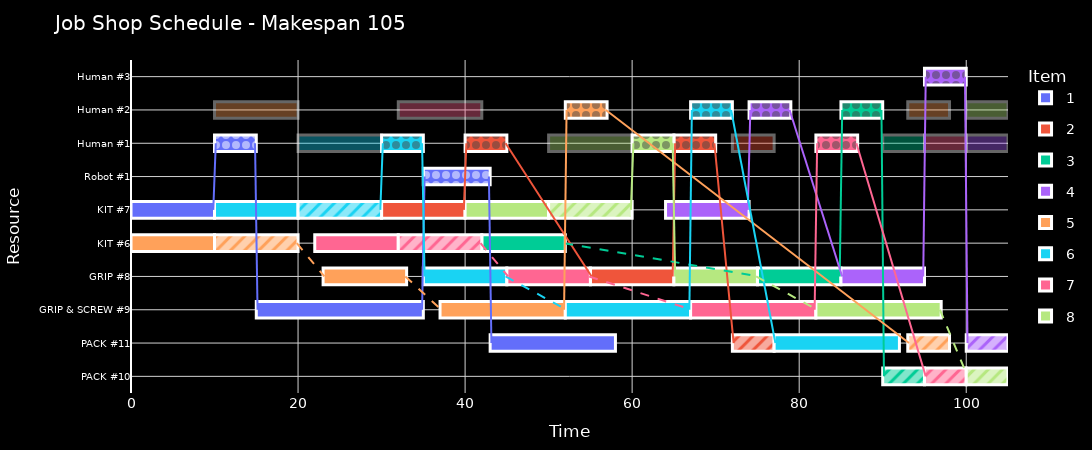

The notebook cell this image was saved under:
### Code cell
problem.make_gantt()

### Figure 1 — Plotly figure (JSON) as saved in the notebook; plotly's stock layout.template omitted (floating-point values rounded to 4 significant figures)
{"data": [{"alignmentgroup": "PACK #11", "base": [43], "hoverinfo": "text", "hovertext": ["Item 1 – P (Packaging)<br>Start: 43 End: 58"], "legendgroup": "1", "marker": {"color": "#636EFA", "line": {"color": "white", "width": 3}, "opacity": [1.0], "pattern": {"shape": [""], "size": 10, "solidity": 0.5}}, "name": "1", "offsetgroup": "PACK #11", "orientation": "h", "showlegend": true, "width": 0.5, "x": [15], "y": ["PACK #11"], "type": "bar"}, {"alignmentgroup": "GRIP & SCREW #9", "base": [15], "hoverinfo": "text", "hovertext": ["Item 1 – B1 (Assembly core)<br>Start: 15 End: 35"], "legendgroup": "1", "marker": {"color": "#636EFA", "line": {"color": "white", "width": 3}, "opacity": [1.0], "pattern": {"shape": [""], "size": 10, "solidity": 0.5}}, "name": "1", "offsetgroup": "GRIP & SCREW #9", "orientation": "h", "showlegend": false, "width": 0.5, "x": [20], "y": ["GRIP & SCREW #9"], "type": "bar"}, {"alignmentgroup": "KIT #7", "base": [0], "hoverinfo": "text", "hovertext": ["Item 1 – K1 (Kitting)<br>Start: 0 End: 10"], "legendgroup": "1", "marker": {"color": "#636EFA", "line": {"color": "white", "width": 3}, "opacity": [1.0], "pattern": {"shape": [""], "size": 10, "solidity": 0.5}}, "name": "1", "offsetgroup": "KIT #7", "orientation": "h", "showlegend": false, "width": 0.5, "x": [10], "y": ["KIT #7"], "type": "bar"}, {"alignmentgroup": "Robot #1", "base": [35], "hoverinfo": "text", "hovertext": ["Item 1 – Transport BP<br>Start: 35 End: 43"], "legendgroup": "1", "marker": {"color": "#636EFA", "line": {"color": "white", "width": 3}, "opacity": [1.0], "pattern": {"shape": ["."], "size": 10, "solidity": 0.5}}, "name": "1", "offsetgroup": "Robot #1", "orientation": "h", "showlegend": false, "width": 0.5, "x": [8], "y": ["Robot #1"], "type": "bar"}, {"alignmentgroup": "Human #1", "base": [10], "hoverinfo": "text", "hovertext": ["Item 1 – Transport KB<br>Start: 10 End: 15"], "legendgroup": "1", "marker": {"color": "#636EFA", "line": {"color": "white", "width": 3}, "opacity": [1.0], "pattern": {"shape": ["."], "size": 10, "solidity": 0.5}}, "name": "1", "offsetgroup": "Human #1", "orientation": "h", "showlegend": false, "width": 0.5, "x": [5], "y": ["Human #1"], "type": "bar"}, {"alignmentgroup": "PACK #11", "base": [72], "hoverinfo": "text", "hovertext": ["Item 2 – P (Packaging) (machine occupied)<br>Start: 72 End: 77"], "legendgroup": "2", "marker": {"color": "#EF553B", "line": {"color": "white", "width": 3}, "pattern": {"fgcolor": "white", "shape": ["/"], "size": 10, "solidity": 0.7}}, "name": "2", "offsetgroup": "PACK #11", "orientation": "h", "showlegend": false, "width": 0.5, "x": [5], "y": ["PACK #11"], "type": "bar"}, {"alignmentgroup": "GRIP #8", "base": [55], "hoverinfo": "text", "hovertext": ["Item 2 – B1 (Assembly core)<br>Start: 55 End: 65"], "legendgroup": "2", "marker": {"color": "#EF553B", "line": {"color": "white", "width": 3}, "opacity": [1.0], "pattern": {"shape": [""], "size": 10, "solidity": 0.5}}, "name": "2", "offsetgroup": "GRIP #8", "orientation": "h", "showlegend": true, "width": 0.5, "x": [10], "y": ["GRIP #8"], "type": "bar"}, {"alignmentgroup": "KIT #7", "base": [30], "hoverinfo": "text", "hovertext": ["Item 2 – K1 (Kitting)<br>Start: 30 End: 40"], "legendgroup": "2", "marker": {"color": "#EF553B", "line": {"color": "white", "width": 3}, "opacity": [1.0], "pattern": {"shape": [""], "size": 10, "solidity": 0.5}}, "name": "2", "offsetgroup": "KIT #7", "orientation": "h", "showlegend": false, "width": 0.5, "x": [10], "y": ["KIT #7"], "type": "bar"}, {"alignmentgroup": "Human #1", "base": [72, 65, 40], "hoverinfo": "text", "hovertext": ["Item 2 – P (Packaging)<br>Start: 72 End: 77", "Item 2 – Transport BP<br>Start: 65 End: 70", "Item 2 – Transport KB<br>Start: 40 End: 45"], "legendgroup": "2", "marker": {"color": "#EF553B", "line": {"color": "white", "width": 3}, "opacity": [0.4, 1.0, 1.0], "pattern": {"shape": ["", ".", "."], "size": 10, "solidity": 0.5}}, "name": "2", "offsetgroup": "Human #1", "orientation": "h", "showlegend": false, "width": 0.5, "x": [5, 5, 5], "y": ["Human #1", "Human #1", "Human #1"], "type": "bar"}, {"alignmentgroup": "PACK #10", "base": [90], "hoverinfo": "text", "hovertext": ["Item 3 – P (Packaging) (machine occupied)<br>Start: 90 End: 95"], "legendgroup": "3", "marker": {"color": "#00CC96", "line": {"color": "white", "width": 3}, "pattern": {"fgcolor": "white", "shape": ["/"], "size": 10, "solidity": 0.7}}, "name": "3", "offsetgroup": "PACK #10", "orientation": "h", "showlegend": false, "width": 0.5, "x": [5], "y": ["PACK #10"], "type": "bar"}, {"alignmentgroup": "GRIP #8", "base": [75], "hoverinfo": "text", "hovertext": ["Item 3 – B1 (Assembly core)<br>Start: 75 End: 85"], "legendgroup": "3", "marker": {"color": "#00CC96", "line": {"color": "white", "width": 3}, "opacity": [1.0], "pattern": {"shape": [""], "size": 10, "solidity": 0.5}}, "name": "3", "offsetgroup": "GRIP #8", "orientation": "h", "showlegend": true, "width": 0.5, "x": [10], "y": ["GRIP #8"], "type": "bar"}, {"alignmentgroup": "KIT #6", "base": [42], "hoverinfo": "text", "hovertext": ["Item 3 – K1 (Kitting)<br>Start: 42 End: 52"], "legendgroup": "3", "marker": {"color": "#00CC96", "line": {"color": "white", "width": 3}, "opacity": [1.0], "pattern": {"shape": [""], "size": 10, "solidity": 0.5}}, "name": "3", "offsetgroup": "KIT #6", "orientation": "h", "showlegend": false, "width": 0.5, "x": [10], "y": ["KIT #6"], "type": "bar"}, {"alignmentgroup": "Human #1", "base": [90], "hoverinfo": "text", "hovertext": ["Item 3 – P (Packaging)<br>Start: 90 End: 95"], "legendgroup": "3", "marker": {"color": "#00CC96", "line": {"color": "white", "width": 3}, "opacity": [0.4], "pattern": {"shape": [""], "size": 10, "solidity": 0.5}}, "name": "3", "offsetgroup": "Human #1", "orientation": "h", "showlegend": false, "width": 0.5, "x": [5], "y": ["Human #1"], "type": "bar"}, {"alignmentgroup": "Human #2", "base": [85], "hoverinfo": "text", "hovertext": ["Item 3 – Transport BP<br>Start: 85 End: 90"], "legendgroup": "3", "marker": {"color": "#00CC96", "line": {"color": "white", "width": 3}, "opacity": [1.0], "pattern": {"shape": ["."], "size": 10, "solidity": 0.5}}, "name": "3", "offsetgroup": "Human #2", "orientation": "h", "showlegend": false, "width": 0.5, "x": [5], "y": ["Human #2"], "type": "bar"}, {"alignmentgroup": "PACK #11", "base": [100], "hoverinfo": "text", "hovertext": ["Item 4 – P (Packaging) (machine occupied)<br>Start: 100 End: 105"], "legendgroup": "4", "marker": {"color": "#AB63FA", "line": {"color": "white", "width": 3}, "pattern": {"fgcolor": "white", "shape": ["/"], "size": 10, "solidity": 0.7}}, "name": "4", "offsetgroup": "PACK #11", "orientation": "h", "showlegend": false, "width": 0.5, "x": [5], "y": ["PACK #11"], "type": "bar"}, {"alignmentgroup": "GRIP #8", "base": [85], "hoverinfo": "text", "hovertext": ["Item 4 – B1 (Assembly core)<br>Start: 85 End: 95"], "legendgroup": "4", "marker": {"color": "#AB63FA", "line": {"color": "white", "width": 3}, "opacity": [1.0], "pattern": {"shape": [""], "size": 10, "solidity": 0.5}}, "name": "4", "offsetgroup": "GRIP #8", "orientation": "h", "showlegend": true, "width": 0.5, "x": [10], "y": ["GRIP #8"], "type": "bar"}, {"alignmentgroup": "KIT #7", "base": [64], "hoverinfo": "text", "hovertext": ["Item 4 – K1 (Kitting)<br>Start: 64 End: 74"], "legendgroup": "4", "marker": {"color": "#AB63FA", "line": {"color": "white", "width": 3}, "opacity": [1.0], "pattern": {"shape": [""], "size": 10, "solidity": 0.5}}, "name": "4", "offsetgroup": "KIT #7", "orientation": "h", "showlegend": false, "width": 0.5, "x": [10], "y": ["KIT #7"], "type": "bar"}, {"alignmentgroup": "Human #1", "base": [100], "hoverinfo": "text", "hovertext": ["Item 4 – P (Packaging)<br>Start: 100 End: 105"], "legendgroup": "4", "marker": {"color": "#AB63FA", "line": {"color": "white", "width": 3}, "opacity": [0.4], "pattern": {"shape": [""], "size": 10, "solidity": 0.5}}, "name": "4", "offsetgroup": "Human #1", "orientation": "h", "showlegend": false, "width": 0.5, "x": [5], "y": ["Human #1"], "type": "bar"}, {"alignmentgroup": "Human #2", "base": [74], "hoverinfo": "text", "hovertext": ["Item 4 – Transport KB<br>Start: 74 End: 79"], "legendgroup": "4", "marker": {"color": "#AB63FA", "line": {"color": "white", "width": 3}, "opacity": [1.0], "pattern": {"shape": ["."], "size": 10, "solidity": 0.5}}, "name": "4", "offsetgroup": "Human #2", "orientation": "h", "showlegend": false, "width": 0.5, "x": [5], "y": ["Human #2"], "type": "bar"}, {"alignmentgroup": "Human #3", "base": [95], "hoverinfo": "text", "hovertext": ["Item 4 – Transport BP<br>Start: 95 End: 100"], "legendgroup": "4", "marker": {"color": "#AB63FA", "line": {"color": "white", "width": 3}, "opacity": [1.0], "pattern": {"shape": ["."], "size": 10, "solidity": 0.5}}, "name": "4", "offsetgroup": "Human #3", "orientation": "h", "showlegend": false, "width": 0.5, "x": [5], "y": ["Human #3"], "type": "bar"}, {"alignmentgroup": "PACK #11", "base": [93], "hoverinfo": "text", "hovertext": ["Item 5 – P (Packaging) (machine occupied)<br>Start: 93 End: 98"], "legendgroup": "5", "marker": {"color": "#FFA15A", "line": {"color": "white", "width": 3}, "pattern": {"fgcolor": "white", "shape": ["/"], "size": 10, "solidity": 0.7}}, "name": "5", "offsetgroup": "PACK #11", "orientation": "h", "showlegend": false, "width": 0.5, "x": [5], "y": ["PACK #11"], "type": "bar"}, {"alignmentgroup": "GRIP & SCREW #9", "base": [37], "hoverinfo": "text", "hovertext": ["Item 5 – B2 (Screw insertion)<br>Start: 37 End: 52"], "legendgroup": "5", "marker": {"color": "#FFA15A", "line": {"color": "white", "width": 3}, "opacity": [1.0], "pattern": {"shape": [""], "size": 10, "solidity": 0.5}}, "name": "5", "offsetgroup": "GRIP & SCREW #9", "orientation": "h", "showlegend": true, "width": 0.5, "x": [15], "y": ["GRIP & SCREW #9"], "type": "bar"}, {"alignmentgroup": "GRIP #8", "base": [23], "hoverinfo": "text", "hovertext": ["Item 5 – B1 (Assembly core)<br>Start: 23 End: 33"], "legendgroup": "5", "marker": {"color": "#FFA15A", "line": {"color": "white", "width": 3}, "opacity": [1.0], "pattern": {"shape": [""], "size": 10, "solidity": 0.5}}, "name": "5", "offsetgroup": "GRIP #8", "orientation": "h", "showlegend": false, "width": 0.5, "x": [10], "y": ["GRIP #8"], "type": "bar"}, {"alignmentgroup": "KIT #6", "base": [0], "hoverinfo": "text", "hovertext": ["Item 5 – K1 (Kitting)<br>Start: 0 End: 10"], "legendgroup": "5", "marker": {"color": "#FFA15A", "line": {"color": "white", "width": 3}, "opacity": [1.0], "pattern": {"shape": [""], "size": 10, "solidity": 0.5}}, "name": "5", "offsetgroup": "KIT #6", "orientation": "h", "showlegend": false, "width": 0.5, "x": [10], "y": ["KIT #6"], "type": "bar"}, {"alignmentgroup": "KIT #6", "base": [10], "hoverinfo": "text", "hovertext": ["Item 5 – K2 (Screw prep) (machine occupied)<br>Start: 10 End: 20"], "legendgroup": "5", "marker": {"color": "#FFA15A", "line": {"color": "white", "width": 3}, "pattern": {"fgcolor": "white", "shape": ["/"], "size": 10, "solidity": 0.7}}, "name": "5", "offsetgroup": "KIT #6", "orientation": "h", "showlegend": false, "width": 0.5, "x": [10], "y": ["KIT #6"], "type": "bar"}, {"alignmentgroup": "Human #2", "base": [10, 93, 52], "hoverinfo": "text", "hovertext": ["Item 5 – K2 (Screw prep)<br>Start: 10 End: 20", "Item 5 – P (Packaging)<br>Start: 93 End: 98", "Item 5 – Transport BP<br>Start: 52 End: 57"], "legendgroup": "5", "marker": {"color": "#FFA15A", "line": {"color": "white", "width": 3}, "opacity": [0.4, 0.4, 1.0], "pattern": {"shape": ["", "", "."], "size": 10, "solidity": 0.5}}, "name": "5", "offsetgroup": "Human #2", "orientation": "h", "showlegend": false, "width": 0.5, "x": [10, 5, 5], "y": ["Human #2", "Human #2", "Human #2"], "type": "bar"}, {"alignmentgroup": "PACK #11", "base": [77], "hoverinfo": "text", "hovertext": ["Item 6 – P (Packaging)<br>Start: 77 End: 92"], "legendgroup": "6", "marker": {"color": "#19D3F3", "line": {"color": "white", "width": 3}, "opacity": [1.0], "pattern": {"shape": [""], "size": 10, "solidity": 0.5}}, "name": "6", "offsetgroup": "PACK #11", "orientation": "h", "showlegend": true, "width": 0.5, "x": [15], "y": ["PACK #11"], "type": "bar"}, {"alignmentgroup": "GRIP & SCREW #9", "base": [52], "hoverinfo": "text", "hovertext": ["Item 6 – B2 (Screw insertion)<br>Start: 52 End: 67"], "legendgroup": "6", "marker": {"color": "#19D3F3", "line": {"color": "white", "width": 3}, "opacity": [1.0], "pattern": {"shape": [""], "size": 10, "solidity": 0.5}}, "name": "6", "offsetgroup": "GRIP & SCREW #9", "orientation": "h", "showlegend": false, "width": 0.5, "x": [15], "y": ["GRIP & SCREW #9"], "type": "bar"}, {"alignmentgroup": "GRIP #8", "base": [35], "hoverinfo": "text", "hovertext": ["Item 6 – B1 (Assembly core)<br>Start: 35 End: 45"], "legendgroup": "6", "marker": {"color": "#19D3F3", "line": {"color": "white", "width": 3}, "opacity": [1.0], "pattern": {"shape": [""], "size": 10, "solidity": 0.5}}, "name": "6", "offsetgroup": "GRIP #8", "orientation": "h", "showlegend": false, "width": 0.5, "x": [10], "y": ["GRIP #8"], "type": "bar"}, {"alignmentgroup": "KIT #7", "base": [10], "hoverinfo": "text", "hovertext": ["Item 6 – K1 (Kitting)<br>Start: 10 End: 20"], "legendgroup": "6", "marker": {"color": "#19D3F3", "line": {"color": "white", "width": 3}, "opacity": [1.0], "pattern": {"shape": [""], "size": 10, "solidity": 0.5}}, "name": "6", "offsetgroup": "KIT #7", "orientation": "h", "showlegend": false, "width": 0.5, "x": [10], "y": ["KIT #7"], "type": "bar"}, {"alignmentgroup": "KIT #7", "base": [20], "hoverinfo": "text", "hovertext": ["Item 6 – K2 (Screw prep) (machine occupied)<br>Start: 20 End: 30"], "legendgroup": "6", "marker": {"color": "#19D3F3", "line": {"color": "white", "width": 3}, "pattern": {"fgcolor": "white", "shape": ["/"], "size": 10, "solidity": 0.7}}, "name": "6", "offsetgroup": "KIT #7", "orientation": "h", "showlegend": false, "width": 0.5, "x": [10], "y": ["KIT #7"], "type": "bar"}, {"alignmentgroup": "Human #1", "base": [20, 30], "hoverinfo": "text", "hovertext": ["Item 6 – K2 (Screw prep)<br>Start: 20 End: 30", "Item 6 – Transport KB<br>Start: 30 End: 35"], "legendgroup": "6", "marker": {"color": "#19D3F3", "line": {"color": "white", "width": 3}, "opacity": [0.4, 1.0], "pattern": {"shape": ["", "."], "size": 10, "solidity": 0.5}}, "name": "6", "offsetgroup": "Human #1", "orientation": "h", "showlegend": false, "width": 0.5, "x": [10, 5], "y": ["Human #1", "Human #1"], "type": "bar"}, {"alignmentgroup": "Human #2", "base": [67], "hoverinfo": "text", "hovertext": ["Item 6 – Transport BP<br>Start: 67 End: 72"], "legendgroup": "6", "marker": {"color": "#19D3F3", "line": {"color": "white", "width": 3}, "opacity": [1.0], "pattern": {"shape": ["."], "size": 10, "solidity": 0.5}}, "name": "6", "offsetgroup": "Human #2", "orientation": "h", "showlegend": false, "width": 0.5, "x": [5], "y": ["Human #2"], "type": "bar"}, {"alignmentgroup": "PACK #10", "base": [95], "hoverinfo": "text", "hovertext": ["Item 7 – P (Packaging) (machine occupied)<br>Start: 95 End: 100"], "legendgroup": "7", "marker": {"color": "#FF6692", "line": {"color": "white", "width": 3}, "pattern": {"fgcolor": "white", "shape": ["/"], "size": 10, "solidity": 0.7}}, "name": "7", "offsetgroup": "PACK #10", "orientation": "h", "showlegend": false, "width": 0.5, "x": [5], "y": ["PACK #10"], "type": "bar"}, {"alignmentgroup": "GRIP & SCREW #9", "base": [67], "hoverinfo": "text", "hovertext": ["Item 7 – B2 (Screw insertion)<br>Start: 67 End: 82"], "legendgroup": "7", "marker": {"color": "#FF6692", "line": {"color": "white", "width": 3}, "opacity": [1.0], "pattern": {"shape": [""], "size": 10, "solidity": 0.5}}, "name": "7", "offsetgroup": "GRIP & SCREW #9", "orientation": "h", "showlegend": true, "width": 0.5, "x": [15], "y": ["GRIP & SCREW #9"], "type": "bar"}, {"alignmentgroup": "GRIP #8", "base": [45], "hoverinfo": "text", "hovertext": ["Item 7 – B1 (Assembly core)<br>Start: 45 End: 55"], "legendgroup": "7", "marker": {"color": "#FF6692", "line": {"color": "white", "width": 3}, "opacity": [1.0], "pattern": {"shape": [""], "size": 10, "solidity": 0.5}}, "name": "7", "offsetgroup": "GRIP #8", "orientation": "h", "showlegend": false, "width": 0.5, "x": [10], "y": ["GRIP #8"], "type": "bar"}, {"alignmentgroup": "KIT #6", "base": [22], "hoverinfo": "text", "hovertext": ["Item 7 – K1 (Kitting)<br>Start: 22 End: 32"], "legendgroup": "7", "marker": {"color": "#FF6692", "line": {"color": "white", "width": 3}, "opacity": [1.0], "pattern": {"shape": [""], "size": 10, "solidity": 0.5}}, "name": "7", "offsetgroup": "KIT #6", "orientation": "h", "showlegend": false, "width": 0.5, "x": [10], "y": ["KIT #6"], "type": "bar"}, {"alignmentgroup": "KIT #6", "base": [32], "hoverinfo": "text", "hovertext": ["Item 7 – K2 (Screw prep) (machine occupied)<br>Start: 32 End: 42"], "legendgroup": "7", "marker": {"color": "#FF6692", "line": {"color": "white", "width": 3}, "pattern": {"fgcolor": "white", "shape": ["/"], "size": 10, "solidity": 0.7}}, "name": "7", "offsetgroup": "KIT #6", "orientation": "h", "showlegend": false, "width": 0.5, "x": [10], "y": ["KIT #6"], "type": "bar"}, {"alignmentgroup": "Human #1", "base": [95, 82], "hoverinfo": "text", "hovertext": ["Item 7 – P (Packaging)<br>Start: 95 End: 100", "Item 7 – Transport BP<br>Start: 82 End: 87"], "legendgroup": "7", "marker": {"color": "#FF6692", "line": {"color": "white", "width": 3}, "opacity": [0.4, 1.0], "pattern": {"shape": ["", "."], "size": 10, "solidity": 0.5}}, "name": "7", "offsetgroup": "Human #1", "orientation": "h", "showlegend": false, "width": 0.5, "x": [5, 5], "y": ["Human #1", "Human #1"], "type": "bar"}, {"alignmentgroup": "Human #2", "base": [32], "hoverinfo": "text", "hovertext": ["Item 7 – K2 (Screw prep)<br>Start: 32 End: 42"], "legendgroup": "7", "marker": {"color": "#FF6692", "line": {"color": "white", "width": 3}, "opacity": [0.4], "pattern": {"shape": [""], "size": 10, "solidity": 0.5}}, "name": "7", "offsetgroup": "Human #2", "orientation": "h", "showlegend": false, "width": 0.5, "x": [10], "y": ["Human #2"], "type": "bar"}, {"alignmentgroup": "PACK #10", "base": [100], "hoverinfo": "text", "hovertext": ["Item 8 – P (Packaging) (machine occupied)<br>Start: 100 End: 105"], "legendgroup": "8", "marker": {"color": "#B6E880", "line": {"color": "white", "width": 3}, "pattern": {"fgcolor": "white", "shape": ["/"], "size": 10, "solidity": 0.7}}, "name": "8", "offsetgroup": "PACK #10", "orientation": "h", "showlegend": false, "width": 0.5, "x": [5], "y": ["PACK #10"], "type": "bar"}, {"alignmentgroup": "GRIP & SCREW #9", "base": [82], "hoverinfo": "text", "hovertext": ["Item 8 – B2 (Screw insertion)<br>Start: 82 End: 97"], "legendgroup": "8", "marker": {"color": "#B6E880", "line": {"color": "white", "width": 3}, "opacity": [1.0], "pattern": {"shape": [""], "size": 10, "solidity": 0.5}}, "name": "8", "offsetgroup": "GRIP & SCREW #9", "orientation": "h", "showlegend": true, "width": 0.5, "x": [15], "y": ["GRIP & SCREW #9"], "type": "bar"}, {"alignmentgroup": "GRIP #8", "base": [65], "hoverinfo": "text", "hovertext": ["Item 8 – B1 (Assembly core)<br>Start: 65 End: 75"], "legendgroup": "8", "marker": {"color": "#B6E880", "line": {"color": "white", "width": 3}, "opacity": [1.0], "pattern": {"shape": [""], "size": 10, "solidity": 0.5}}, "name": "8", "offsetgroup": "GRIP #8", "orientation": "h", "showlegend": false, "width": 0.5, "x": [10], "y": ["GRIP #8"], "type": "bar"}, {"alignmentgroup": "KIT #7", "base": [40], "hoverinfo": "text", "hovertext": ["Item 8 – K1 (Kitting)<br>Start: 40 End: 50"], "legendgroup": "8", "marker": {"color": "#B6E880", "line": {"color": "white", "width": 3}, "opacity": [1.0], "pattern": {"shape": [""], "size": 10, "solidity": 0.5}}, "name": "8", "offsetgroup": "KIT #7", "orientation": "h", "showlegend": false, "width": 0.5, "x": [10], "y": ["KIT #7"], "type": "bar"}, {"alignmentgroup": "KIT #7", "base": [50], "hoverinfo": "text", "hovertext": ["Item 8 – K2 (Screw prep) (machine occupied)<br>Start: 50 End: 60"], "legendgroup": "8", "marker": {"color": "#B6E880", "line": {"color": "white", "width": 3}, "pattern": {"fgcolor": "white", "shape": ["/"], "size": 10, "solidity": 0.7}}, "name": "8", "offsetgroup": "KIT #7", "orientation": "h", "showlegend": false, "width": 0.5, "x": [10], "y": ["KIT #7"], "type": "bar"}, {"alignmentgroup": "Human #1", "base": [50, 60], "hoverinfo": "text", "hovertext": ["Item 8 – K2 (Screw prep)<br>Start: 50 End: 60", "Item 8 – Transport KB<br>Start: 60 End: 65"], "legendgroup": "8", "marker": {"color": "#B6E880", "line": {"color": "white", "width": 3}, "opacity": [0.4, 1.0], "pattern": {"shape": ["", "."], "size": 10, "solidity": 0.5}}, "name": "8", "offsetgroup": "Human #1", "orientation": "h", "showlegend": false, "width": 0.5, "x": [10, 5], "y": ["Human #1", "Human #1"], "type": "bar"}, {"alignmentgroup": "Human #2", "base": [100], "hoverinfo": "text", "hovertext": ["Item 8 – P (Packaging)<br>Start: 100 End: 105"], "legendgroup": "8", "marker": {"color": "#B6E880", "line": {"color": "white", "width": 3}, "opacity": [0.4], "pattern": {"shape": [""], "size": 10, "solidity": 0.5}}, "name": "8", "offsetgroup": "Human #2", "orientation": "h", "showlegend": false, "width": 0.5, "x": [5], "y": ["Human #2"], "type": "bar"}, {"hoverinfo": "skip", "legendgroup": "1", "line": {"color": "#636EFA", "width": 2}, "mode": "lines", "name": "1 flow", "showlegend": false, "x": [9.85, 10.15, null], "y": ["KIT #7", "Human #1", null], "type": "scatter"}, {"hoverinfo": "skip", "legendgroup": "1", "line": {"color": "#636EFA", "width": 2}, "mode": "lines", "name": "1 flow", "showlegend": false, "x": [14.85, 15.15, null], "y": ["Human #1", "GRIP & SCREW #9", null], "type": "scatter"}, {"hoverinfo": "skip", "legendgroup": "1", "line": {"color": "#636EFA", "width": 2}, "mode": "lines", "name": "1 flow", "showlegend": false, "x": [34.85, 35.15, null], "y": ["GRIP & SCREW #9", "Robot #1", null], "type": "scatter"}, {"hoverinfo": "skip", "legendgroup": "1", "line": {"color": "#636EFA", "width": 2}, "mode": "lines", "name": "1 flow", "showlegend": false, "x": [42.85, 43.15, null], "y": ["Robot #1", "PACK #11", null], "type": "scatter"}, {"hoverinfo": "skip", "legendgroup": "2", "line": {"color": "#EF553B", "width": 2}, "mode": "lines", "name": "2 flow", "showlegend": false, "x": [39.85, 40.15, null], "y": ["KIT #7", "Human #1", null], "type": "scatter"}, {"hoverinfo": "skip", "legendgroup": "2", "line": {"color": "#EF553B", "width": 2}, "mode": "lines", "name": "2 flow", "showlegend": false, "x": [44.85, 55.15, null], "y": ["Human #1", "GRIP #8", null], "type": "scatter"}, {"hoverinfo": "skip", "legendgroup": "2", "line": {"color": "#EF553B", "width": 2}, "mode": "lines", "name": "2 flow", "showlegend": false, "x": [64.85, 65.15, null], "y": ["GRIP #8", "Human #1", null], "type": "scatter"}, {"hoverinfo": "skip", "legendgroup": "2", "line": {"color": "#EF553B", "width": 2}, "mode": "lines", "name": "2 flow", "showlegend": false, "x": [69.85, 72.15, null], "y": ["Human #1", "PACK #11", null], "type": "scatter"}, {"hoverinfo": "skip", "legendgroup": "3", "line": {"color": "#00CC96", "dash": "dash", "width": 2}, "mode": "lines", "name": "3 flow", "showlegend": false, "x": [51.85, 75.15], "y": ["KIT #6", "GRIP #8"], "type": "scatter"}, {"hoverinfo": "skip", "legendgroup": "3", "line": {"color": "#00CC96", "width": 2}, "mode": "lines", "name": "3 flow", "showlegend": false, "x": [84.85, 85.15, null], "y": ["GRIP #8", "Human #2", null], "type": "scatter"}, {"hoverinfo": "skip", "legendgroup": "3", "line": {"color": "#00CC96", "width": 2}, "mode": "lines", "name": "3 flow", "showlegend": false, "x": [89.85, 90.15, null], "y": ["Human #2", "PACK #10", null], "type": "scatter"}, {"hoverinfo": "skip", "legendgroup": "4", "line": {"color": "#AB63FA", "width": 2}, "mode": "lines", "name": "4 flow", "showlegend": false, "x": [73.85, 74.15, null], "y": ["KIT #7", "Human #2", null], "type": "scatter"}, {"hoverinfo": "skip", "legendgroup": "4", "line": {"color": "#AB63FA", "width": 2}, "mode": "lines", "name": "4 flow", "showlegend": false, "x": [78.85, 85.15, null], "y": ["Human #2", "GRIP #8", null], "type": "scatter"}, {"hoverinfo": "skip", "legendgroup": "4", "line": {"color": "#AB63FA", "width": 2}, "mode": "lines", "name": "4 flow", "showlegend": false, "x": [94.85, 95.15, null], "y": ["GRIP #8", "Human #3", null], "type": "scatter"}, {"hoverinfo": "skip", "legendgroup": "4", "line": {"color": "#AB63FA", "width": 2}, "mode": "lines", "name": "4 flow", "showlegend": false, "x": [99.85, 100.2, null], "y": ["Human #3", "PACK #11", null], "type": "scatter"}, {"hoverinfo": "skip", "legendgroup": "5", "line": {"color": "#FFA15A", "dash": "dash", "width": 2}, "mode": "lines", "name": "5 flow", "showlegend": false, "x": [19.85, 23.15], "y": ["KIT #6", "GRIP #8"], "type": "scatter"}, {"hoverinfo": "skip", "legendgroup": "5", "line": {"color": "#FFA15A", "dash": "dash", "width": 2}, "mode": "lines", "name": "5 flow", "showlegend": false, "x": [32.85, 37.15], "y": ["GRIP #8", "GRIP & SCREW #9"], "type": "scatter"}, {"hoverinfo": "skip", "legendgroup": "5", "line": {"color": "#FFA15A", "width": 2}, "mode": "lines", "name": "5 flow", "showlegend": false, "x": [51.85, 52.15, null], "y": ["GRIP & SCREW #9", "Human #2", null], "type": "scatter"}, {"hoverinfo": "skip", "legendgroup": "5", "line": {"color": "#FFA15A", "width": 2}, "mode": "lines", "name": "5 flow", "showlegend": false, "x": [56.85, 93.15, null], "y": ["Human #2", "PACK #11", null], "type": "scatter"}, {"hoverinfo": "skip", "legendgroup": "6", "line": {"color": "#19D3F3", "width": 2}, "mode": "lines", "name": "6 flow", "showlegend": false, "x": [29.85, 30.15, null], "y": ["KIT #7", "Human #1", null], "type": "scatter"}, {"hoverinfo": "skip", "legendgroup": "6", "line": {"color": "#19D3F3", "width": 2}, "mode": "lines", "name": "6 flow", "showlegend": false, "x": [34.85, 35.15, null], "y": ["Human #1", "GRIP #8", null], "type": "scatter"}, {"hoverinfo": "skip", "legendgroup": "6", "line": {"color": "#19D3F3", "dash": "dash", "width": 2}, "mode": "lines", "name": "6 flow", "showlegend": false, "x": [44.85, 52.15], "y": ["GRIP #8", "GRIP & SCREW #9"], "type": "scatter"}, {"hoverinfo": "skip", "legendgroup": "6", "line": {"color": "#19D3F3", "width": 2}, "mode": "lines", "name": "6 flow", "showlegend": false, "x": [66.85, 67.15, null], "y": ["GRIP & SCREW #9", "Human #2", null], "type": "scatter"}, {"hoverinfo": "skip", "legendgroup": "6", "line": {"color": "#19D3F3", "width": 2}, "mode": "lines", "name": "6 flow", "showlegend": false, "x": [71.85, 77.15, null], "y": ["Human #2", "PACK #11", null], "type": "scatter"}, {"hoverinfo": "skip", "legendgroup": "7", "line": {"color": "#FF6692", "dash": "dash", "width": 2}, "mode": "lines", "name": "7 flow", "showlegend": false, "x": [41.85, 45.15], "y": ["KIT #6", "GRIP #8"], "type": "scatter"}, {"hoverinfo": "skip", "legendgroup": "7", "line": {"color": "#FF6692", "dash": "dash", "width": 2}, "mode": "lines", "name": "7 flow", "showlegend": false, "x": [54.85, 67.15], "y": ["GRIP #8", "GRIP & SCREW #9"], "type": "scatter"}, {"hoverinfo": "skip", "legendgroup": "7", "line": {"color": "#FF6692", "width": 2}, "mode": "lines", "name": "7 flow", "showlegend": false, "x": [81.85, 82.15, null], "y": ["GRIP & SCREW #9", "Human #1", null], "type": "scatter"}, {"hoverinfo": "skip", "legendgroup": "7", "line": {"color": "#FF6692", "width": 2}, "mode": "lines", "name": "7 flow", "showlegend": false, "x": [86.85, 95.15, null], "y": ["Human #1", "PACK #10", null], "type": "scatter"}, {"hoverinfo": "skip", "legendgroup": "8", "line": {"color": "#B6E880", "width": 2}, "mode": "lines", "name": "8 flow", "showlegend": false, "x": [59.85, 60.15, null], "y": ["KIT #7", "Human #1", null], "type": "scatter"}, {"hoverinfo": "skip", "legendgroup": "8", "line": {"color": "#B6E880", "width": 2}, "mode": "lines", "name": "8 flow", "showlegend": false, "x": [64.85, 65.15, null], "y": ["Human #1", "GRIP #8", null], "type": "scatter"}, {"hoverinfo": "skip", "legendgroup": "8", "line": {"color": "#B6E880", "dash": "dash", "width": 2}, "mode": "lines", "name": "8 flow", "showlegend": false, "x": [74.85, 82.15], "y": ["GRIP #8", "GRIP & SCREW #9"], "type": "scatter"}, {"hoverinfo": "skip", "legendgroup": "8", "line": {"color": "#B6E880", "dash": "dash", "width": 2}, "mode": "lines", "name": "8 flow", "showlegend": false, "x": [96.85, 100.2], "y": ["GRIP & SCREW #9", "PACK #10"], "type": "scatter"}], "layout": {"font": {"color": "white", "family": "DejaVu Sans, Arial, Liberation Sans, sans-serif", "size": 14}, "title": {"text": "Job Shop Schedule - Makespan 105", "font": {"color": "white"}}, "legend": {"title": {"font": {"color": "white"}, "text": "Item"}, "groupclick": "togglegroup"}, "margin": {"l": 80, "r": 40, "t": 60, "b": 50}, "xaxis": {"showgrid": true, "gridcolor": "lightgray", "title": {"text": "Time"}, "color": "white", "range": [0, 105]}, "yaxis": {"tickfont": {"size": 10}, "showgrid": true, "gridcolor": "lightgray", "title": {"text": "Resource"}, "color": "white", "categoryorder": "array", "categoryarray": ["PACK #10", "PACK #11", "GRIP & SCREW #9", "GRIP #8", "KIT #6", "KIT #7", "Robot #1", "Human #1", "Human #2", "Human #3"]}, "width": 1305, "height": 450, "autosize": false, "plot_bgcolor": "black", "paper_bgcolor": "black", "barmode": "overlay", "bargap": 0.05, "bargroupgap": 0.0}}
